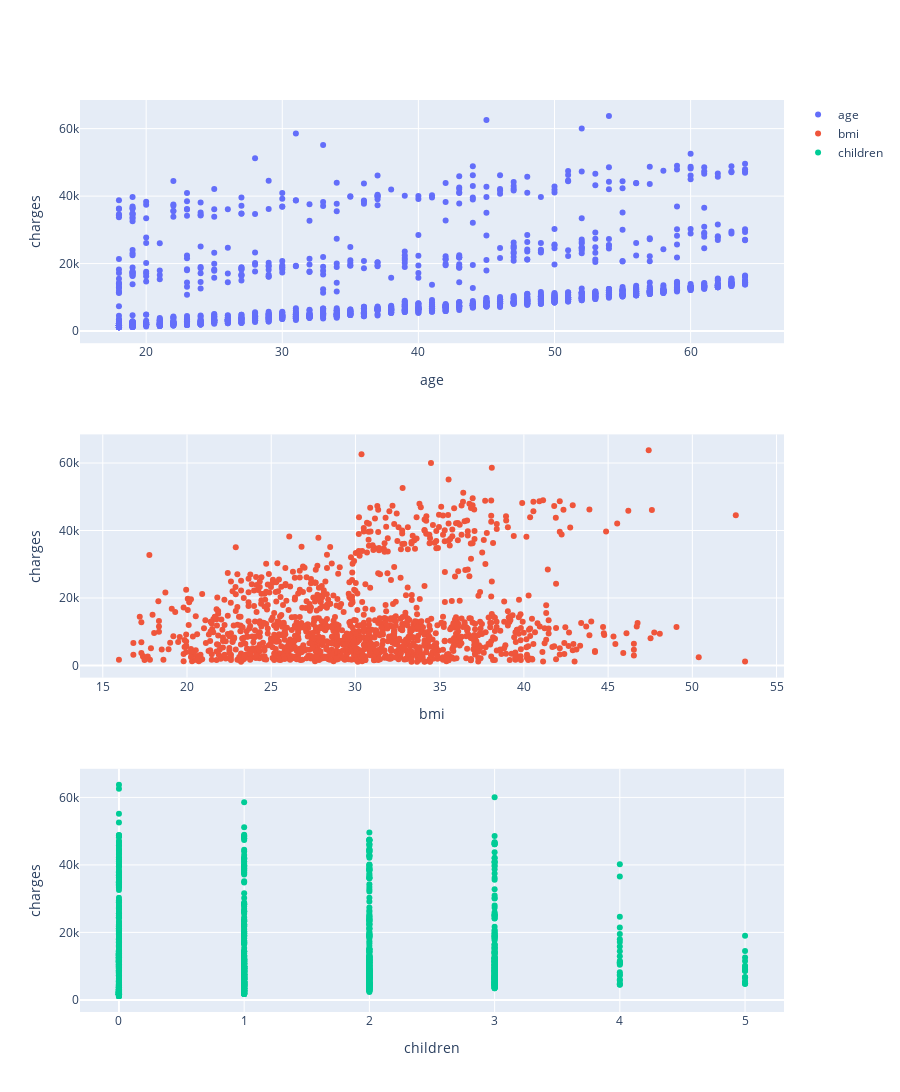

Notebook cell for this chart:
### Markdown cell above
#### Numeric features

### Code cell
plot_univariate_numeric(X.select_dtypes(include="number"), y)

### Figure 1 — Plotly figure (JSON) as saved in the notebook; plotly's stock layout.template omitted (floating-point values rounded to 4 significant figures; data arrays with more than 128 entries replaced by an {"elided": "..."} marker saying what was removed)
{"data": [{"mode": "markers", "name": "age", "type": "scatter", "x": {"elided": "1338 int values"}, "xaxis": "x", "y": {"elided": "1338 float values"}, "yaxis": "y"}, {"mode": "markers", "name": "bmi", "type": "scatter", "x": {"elided": "1338 float values"}, "xaxis": "x2", "y": {"elided": "1338 float values"}, "yaxis": "y2"}, {"mode": "markers", "name": "children", "type": "scatter", "x": {"elided": "1338 int values"}, "xaxis": "x3", "y": {"elided": "1338 float values"}, "yaxis": "y3"}], "layout": {"height": 1200, "xaxis": {"anchor": "y", "domain": [0, 1], "title": {"text": "age"}}, "xaxis2": {"anchor": "y2", "domain": [0, 1], "title": {"text": "bmi"}}, "xaxis3": {"anchor": "y3", "domain": [0, 1], "title": {"text": "children"}}, "yaxis": {"anchor": "x", "domain": [0.7333, 1], "title": {"text": "charges"}}, "yaxis2": {"anchor": "x2", "domain": [0.3667, 0.6333], "title": {"text": "charges"}}, "yaxis3": {"anchor": "x3", "domain": [0, 0.2667], "title": {"text": "charges"}}}}
